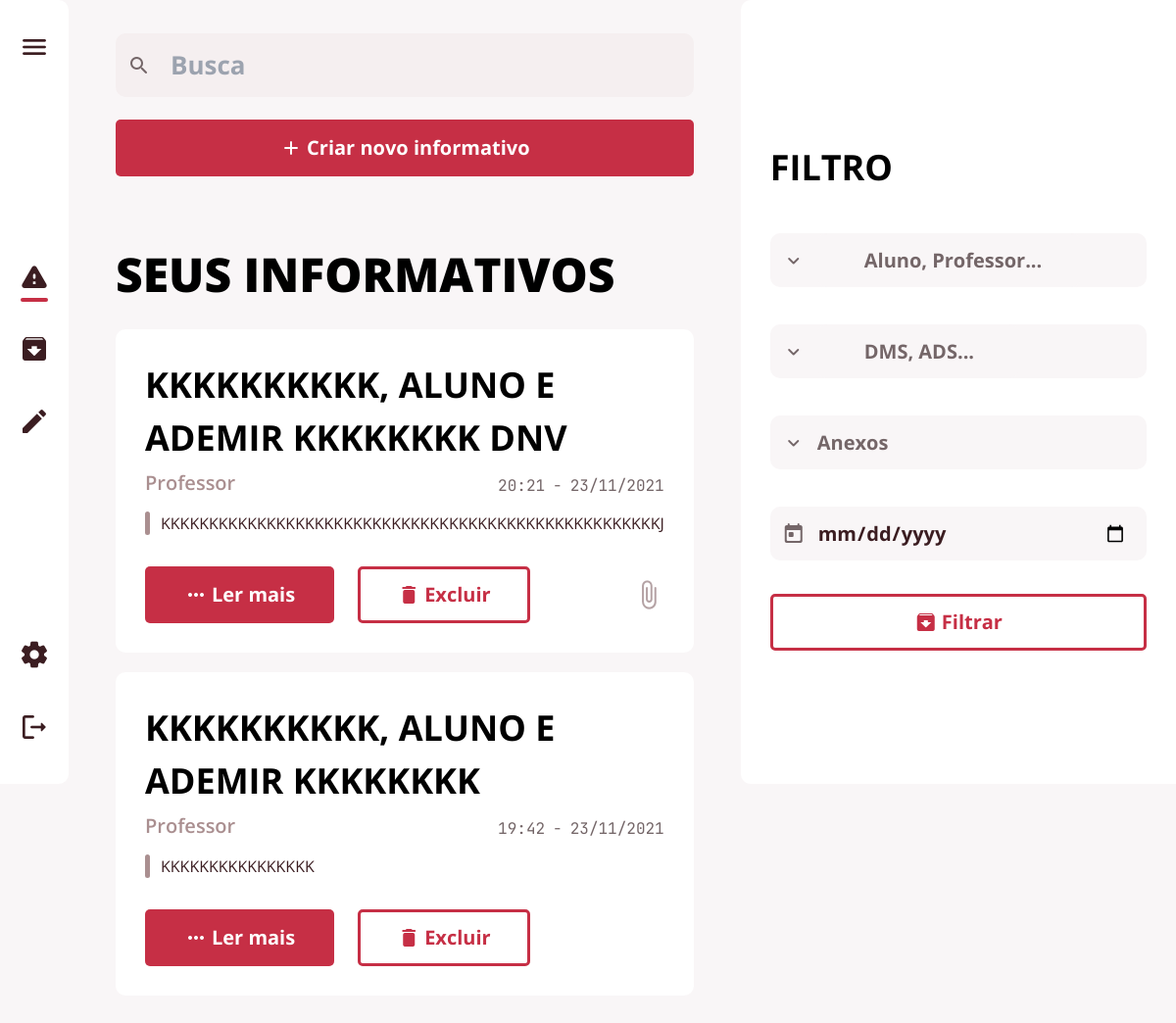
/editar (signed in), run on an earlier commit of the app's database.
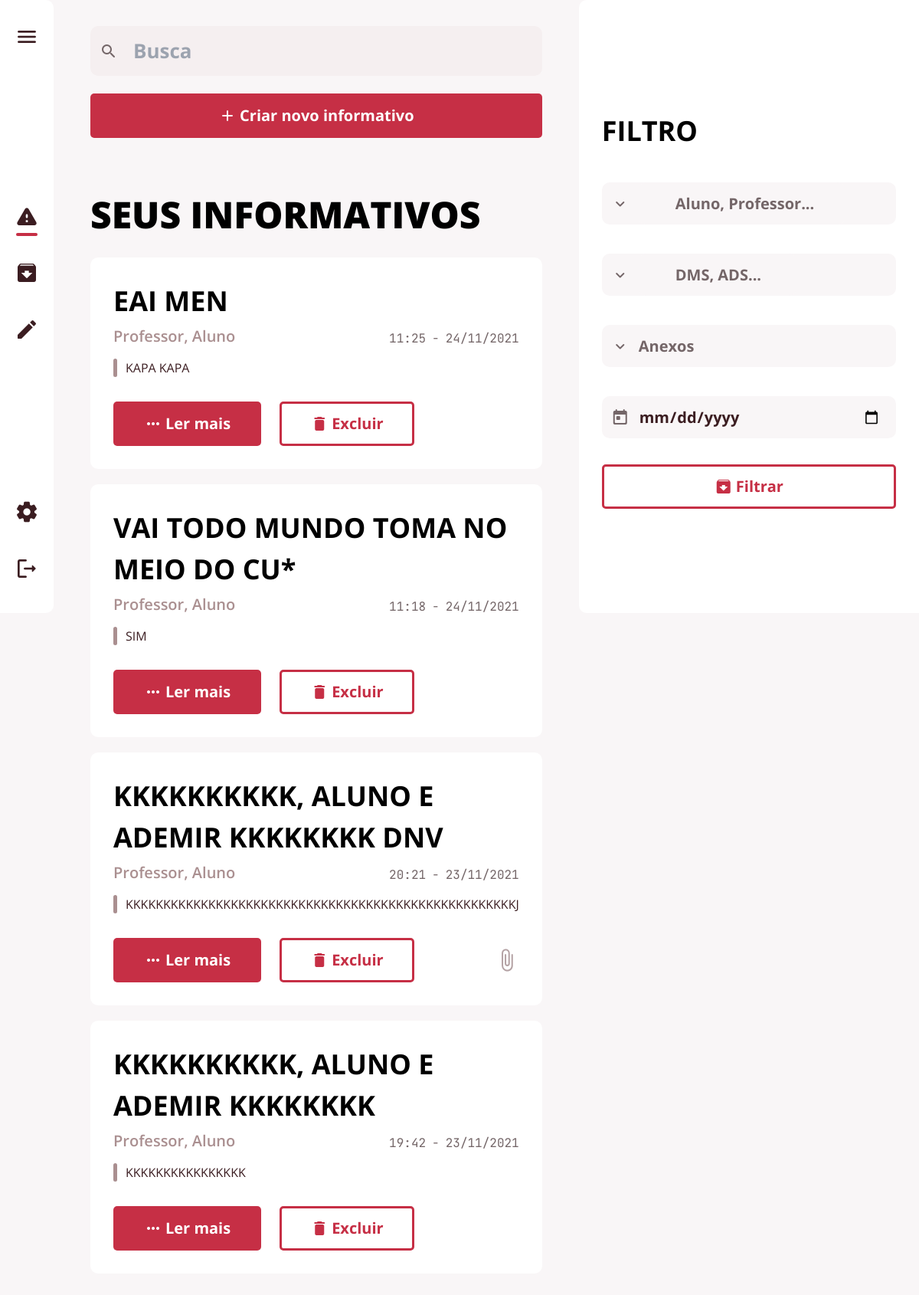
And on a later commit of the database.
### app/database/models.py (models this page shows, shortened)
class Postagem(db.Model):
    __tablename__ = "postagem"
    id = db.Column(db.Integer, primary_key=True, autoincrement=True)
    titulo = db.Column(db.String(150), nullable=False)
    texto = db.Column(db.String(150), nullable=False)
    data = db.Column(db.DateTime, default=datetime.now)
    image = db.Column(db.String(150), default="sem imagem")
    mimetype = db.Column(db.Text)
    postagem_arquivada = db.relationship('Arquivadas')
    user_id = db.Column(db.Integer, db.ForeignKey('user.id'))
    destinatario = db.relationship('Papel',
                                   secondary=postagem_papel_tabela,
                                   back_populates='postagem')
    curso = db.relationship('Curso',
                            secondary=postagem_curso_tabela,
                            back_populates='postagem')

class Papel(db.Model):
    __tablename__ = "papel"
    id = db.Column(db.Integer, primary_key=True, autoincrement=True)
    nome = db.Column(db.String(150), unique=True, nullable=False)
    pode_editar = db.Column(db.Boolean, default=0)
    admin = db.Column(db.Boolean, default=0)
    postagem = db.relationship('Postagem',
                               secondary=postagem_papel_tabela,
                               back_populates='destinatario')
    user = db.relationship('User',
                           secondary=user_papel_tabela,
                           back_populates='papeis')
    def __repr__(self):
        return self.nome

### app/view.py (the view, shortened to what this page needs)
@ routes.route('/editar', methods=['POST', 'GET'])
@ login_required
def edit():
    form = SelectForm()
    filtro = FiltroForm()
    papel = db.session.query(Papel.nome).all()
    user_papel = tupleToString(user.papeis)
    if not user_edit():
        return redirect(url_for('view.inicio'))
    posts = db.session.query(Postagem).filter(
        Postagem.user_id == user.id).order_by(Postagem.data.desc()).all()
    return render_template('editar.html', posts=posts, user=user, user_papel=user_papel, papel=papel, user_edit=user_edit(), filtro=filtro, form=form)

### app/formulario/registerForm.py
class SelectForm(FlaskForm):
    papel = ChosenSelectMultipleField("Enviar para", choices=[])
    curso = ChosenSelectMultipleField("Para o curso", choices=[])
    def __init__(self, *args, **kwargs):
        super().__init__(*args, **kwargs)
        self.papel.choices = [(papel.id, papel.nome)
                              for papel in Papel.query.join(Papel.user).all()]
        self.curso.choices = [(curso.id, curso.nome_curso)
                              for curso in Curso.query.join(Curso.user).filter(User.id != current_user.id).all()]

class FiltroForm(FlaskForm):
    filtro_papel = ChosenSelectMultipleField("Enviar para", choices=[])
    filtro_curso = ChosenSelectMultipleField("Para o curso", choices=[])
    def __init__(self, *args, **kwargs):
        super().__init__(*args, **kwargs)
        self.filtro_papel.choices = [(papel.id, papel.nome)
                                     for papel in Papel.query.join(Papel.user).all()]
        self.filtro_curso.choices = [(curso.id, curso.nome_curso)
                                     for curso in Curso.query.join(Curso.user).filter(User.id != current_user.id).all()]

### app/controller.py (called while the page is built)
def user_edit():
    user_edit = db.session.query(Papel.pode_editar).join(
        Papel.user).filter(User.id == user.id).all()
    for edit in user_edit:
        if edit:
            user_edit = edit[0]
        break
    return user_edit

def tupleToString(tupla):
    return ', '.join(map(str, tupla))

### app/formulario/chosenSelect.py (called while the page is built)
def _add_chosen_class(kwargs):
    if 'render_kw' in kwargs:
        if 'class' in kwargs['render_kw']:
            kwargs['render_kw']['class'] += ' chosen-select'
        else:
            kwargs['render_kw']['class'] = 'chosen-select'
    else:
        kwargs['render_kw'] = {'class': 'chosen-select'}

### app/templates/editar.html (shortened to what this page needs)
{% extends 'base.html' %}
{% block head %}
<link rel="stylesheet" href="{{url_for('static', filename='style/editar.css')}}">
{% endblock %}
{% block btn_criar %}
<div class="create-btn-box">
    <button class="btn btn-full btn-popup" id="btnpop">
        <span class="material-icons-round">add</span>
        <p>Criar novo informativo</p>
    </button>
</div>
{% endblock %}
{% block main_text %}SEUS INFORMATIVOS{% endblock %}
{% block main %}
{% for post in posts %}
<div class="card-box">
    <h2 class="title-text">{{ post.titulo }}</h2>
    <div class="text-title-area">
        <h3 class="sender-papel">{{ user_papel }}</h3>
        <div class="send-date">
            <p class="hour">{{ post.data.strftime('%H:%M') }}</p>
            <p class="date">{{ post.data.strftime('%d/%m/%Y') }}</p>
        </div>
    </div>
    <div class="text-area text-area--short">
        <p>{{ post.texto }}</p>
    </div>
    <div class="bottom-buttons">
        <button class="F-btn btn btn-full" onClick="abrirPopup({{ post.id }})">
            <span class="material-icons-round">more_horiz</span>
            <p>Ler mais</p>
        </button>
        <button class="F-btn btn btn-empty" onClick="deletarPost({{ post.id }})">
            <span class="material-icons-round">delete</span>
            <p>Excluir</p>
        </button>
        {% if post.image %}
        <span class="material-icons-round card-icon">
            attach_file
        </span>
        {% endif %}
    </div>
</div>
{% endfor %}
{% endblock %}

### app/templates/base.html (shortened to what this page needs)
{% from '_modal_lermais.html' import modal_lermais %}
<!DOCTYPE html>
<html lang="en">
<head>
  <link rel="stylesheet" href="https://cdnjs.cloudflare.com/ajax/libs/chosen/1.8.7/chosen.min.css">
  <link href="https://unpkg.com/tailwindcss@^2/dist/tailwind.min.css" rel="stylesheet">
  <link rel="stylesheet" href="{{url_for('static', filename='style/base.css')}}">
  {% block head %}{% endblock %}
</head>
<body>
  <div class="menu-wrapper">
    <div class="flex-nowrap">
      <nav class="main-nav resp-nav">
        <div class="main-nav-items top-items">
          <button class="hamburger-menu">
            <span class="material-icons-round medium-icon ">menu</span>
          </button>
        </div>
        <div class="main-nav-items middle-items">
          <a href="/">
            <span class="material-icons-round medium-icon">warning</span>
            <div class="selection-bar is-selected"></div>
          </a>
          <a href="/arquivos">
            <span class="material-icons-round medium-icon">archive</span>
          </a>
          {% if user_edit %}
          <a href="/editar">
            <span class="material-icons-round medium-icon">edit</span>
          </a>
          {% endif %}
        </div>
        <div class="main-nav-items bottom-items">
          <a href="/config">
            <span class="material-icons-round medium-icon">settings</span>
          </a>
          <a href="/logout">
            <span class="material-icons-round medium-icon">logout</span>
          </a>
        </div>
      </nav>
      <div class="middle-box">
        <div class="middle-box-wrapper">
          {% block search %}
          <div class='flex gap-3 items-center'>
            <form action="" method="post" class='flex-grow'>
              <div class="input-wrapper search-box">
                <input type="search" name="busca" placeholder="Busca">
              </div>
            </form>
          </div>
          {% endblock %}
          {% block btn_criar %}{% endblock %}
          <main class="base-main">
            <div class="main-text">{% block main_text %}INFORMATIVOS{% endblock %}</div>
            {% block main %}
            {% endblock %}
          </main>
        </div>
      </div>
      <div class="right-menu" id="filtro">
        <div class="filter-section">
          <div class='flex justify-between'>
            <h2 class="section-title filter-title">FILTRO</h2>
          </div>
          <form action="" method="Post">
            {% block remetente %}
            <div class="input-wrapper small-input">
            </div>
            {% endblock %}
            {% if user_edit %}
            <div class="input-wrapper small-input">
            </div>
            {% endif %}
            <div class="input-wrapper small-input">
              <select name="anexos" id="anexos">
                <option value="" disabled selected>Anexos</option>
              </select>
            </div>
            <div class="input-wrapper small-input">
              <input type="date" name="data" placeholder="Dia/Mes/Ano">
            </div>
            <button class="btn btn-empty" style="justify-content: center;" value="Filtrar">
              <span class="material-icons-round">archive</span>
              <p>Filtrar</p>
            </button>
          </form>
        </div>
      </div>
    </div>
  </div>
</body>
</html>

### app/static/style/editar.css (style rules this page uses)
.create-btn-box { display: flex; margin-top: 1.2em; margin-bottom: 4em; align-items: center; }
.create-btn-box button { width: 100%; justify-content: center; }

What changed in the data, as far as the page shows it:
no longer on this page (row unchanged): Papel: nome "Professor"
added Postagem: titulo "EAI MEN", user_papel "Professor, Aluno", data "11:25", data "24/11/2021", texto "KAPA KAPA"
added Postagem: titulo "VAI TODO MUNDO TOMA NO MEIO DO CU*", user_papel "Professor, Aluno", data "11:18", data "24/11/2021", texto "SIM"
shown differently, row unchanged: Postagem "KKKKKKKKKK, ALUNO E ADEMIR KKKKKKKK DNV": user_papel (not shown) → "Professor, Aluno"
shown differently, row unchanged: Postagem "KKKKKKKKKK, ALUNO E ADEMIR KKKKKKKK": user_papel (not shown) → "Professor, Aluno"
